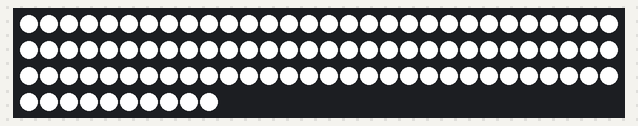
A program run on a simulated Raspberry Pi (BCM pin numbers). On the bench: 100 RGB LEDs in strip order, left to right, continuing on the next row.

Above: at 0.1 s.

The program:

light-all-pixels.py
```python
"""
This is a simple utility to light an entire ws2812b strip of LEDs.
"""
import board
import neopixel
import RPi.GPIO as GPIO
import argparse

# Use the board internal definition for this
LED_STRIP_OUTPUT_PIN = board.D18  # Physical pin 12

# Colors
OFF = (0, 0, 0)


def restricted_float(x):
    """
    Restricts the value to be between 0.0 and 1.0
    :param x: The value to be restricted
    :return: The value if it is within the range
    """
    try:
        x = float(x)
    except ValueError:
        raise argparse.ArgumentTypeError("%r not a floating-point literal" % (x,))

    if x < 0.0 or x > 1.0:
        raise argparse.ArgumentTypeError("%r not in range [0.0, 1.0]" % (x,))
    return x


def restricted_int(x):
    """
    Restricts the value to be between 0 and 255
    :param x: The value to be restricted
    :return: The value if it is within the range
    """
    try:
        x = int(x)
    except ValueError:
        raise argparse.ArgumentTypeError("%r not an integer" % (x,))

    if x < 0 or x > 255:
        raise argparse.ArgumentTypeError("%r not in range 0-255" % (x,))
    return x


def main():
    parser = argparse.ArgumentParser()

    parser.add_argument("--num-pixels",
                        type=int,
                        action="store",
                        required=False,
                        default=100,
                        dest="num_pixels",
                        help="The number of pixels in the strip")

    parser.add_argument("--brightness",
                        type=restricted_float,
                        action="store",
                        required=False,
                        default=1.0,
                        dest="brightness",
                        help="Set brightness of strip")

    parser.add_argument("--red",
                        type=restricted_int,
                        action="store",
                        required=False,
                        default=255,
                        dest="red",
                        help="Set red pixel value")

    parser.add_argument("--green",
                        type=restricted_int,
                        action="store",
                        required=False,
                        default=255,
                        dest="green",
                        help="Set green pixel value")

    parser.add_argument("--blue",
                        type=restricted_int,
                        action="store",
                        required=False,
                        default=255,
                        dest="blue",
                        help="Set blue pixel value")

    args = parser.parse_args()

    pixels = neopixel.NeoPixel(LED_STRIP_OUTPUT_PIN, args.num_pixels, brightness=args.brightness)

    GPIO.setwarnings(False)

    # Refer pins by their sequence number on the board
    GPIO.setmode(GPIO.BCM)

    color = (args.red, args.green, args.blue)

    while True:
        try:
            pixels.fill(color)
        except KeyboardInterrupt:
            pixels.fill(OFF)
            exit()


if __name__ == '__main__':
    main()
```
